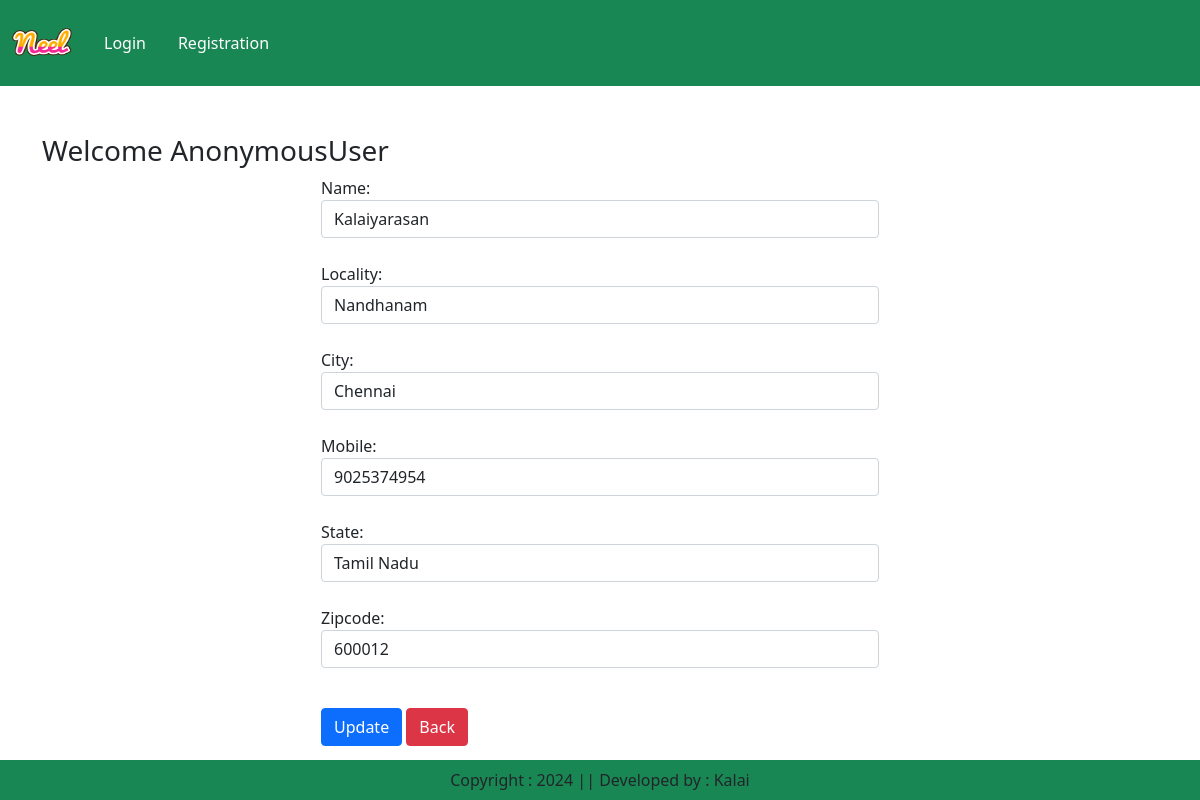
Screenshot of /updateAddress/1 with the database file from the repository.
### app/models.py (models this page shows, shortened)
class Customer(models.Model):
    user = models.ForeignKey(User, on_delete=models.CASCADE)
    name = models.CharField(max_length=200)
    locality = models.CharField(max_length=200)
    city = models.CharField(max_length=50)
    mobile = models.IntegerField(default=0)
    zipcode = models.IntegerField()  # Set a default value here
    state = models.CharField(choices=STATE_CHOICES, max_length=200, null=True, blank=True)

### app/views.py (the view, shortened to what this page needs)
# urls.py: path('updateAddress/<str:pk>',views.updateAddress.as_view(),name='updateAddress'),
class updateAddress(View):
    def get(self, request, pk):
        add = Customer.objects.get(pk=pk)
        form = CustomerProfileForm(instance=add)
        return render(request, 'app/updateAddress.html',locals())

### app/forms.py
class CustomerProfileForm(forms.ModelForm):
     class Meta:
        model = Customer
        fields = ['name', 'locality', 'city', 'mobile', 'state', 'zipcode']
        widgets = {
            'name': forms.TextInput(attrs={'class': 'form-control'}),
            'locality': forms.TextInput(attrs={'class': 'form-control'}),
            'city': forms.TextInput(attrs={'class': 'form-control'}),
            'mobile': forms.NumberInput(attrs={'class': 'form-control'}),
            'state': forms.Select(attrs={'class': 'form-control'}),
            'zipcode': forms.NumberInput(attrs={'class': 'form-control'}),
        }

### app/templates/app/updateAddress.html (shortened to what this page needs)
{% extends "app/base.html" %} {% load static %}  {% block main-content %}
<div class="container my-5">
  <div class="row">
    <h3>Welcome <span class="text-capitalize"> {{request.user}} </span></h3>
  </div>
  <div class="col-sm-6 offset-sm-3">
    <form action="" method="post">
      {% csrf_token %} {% for fm in form %} {{fm.label_tag}} {{fm}}
      <small class="text-danger"> {{fm.errors|striptags}} </small><br />
      {% endfor %}
      <div class="col-12 mt-3">
        <button type="submit" class="btn btn-primary">Update</button>
        <a href="{% url 'address' %}" type="button" class="btn btn-danger"
          >Back</a
        >
      </div>
    </form>
  </div>
</div>
{% endblock main-content %}

### rows the page displays
Customer: form "Kalaiyarasan" "Nandhanam" "Chennai" "9025374954" "Tamil Nadu" "600012"

### other values shown
{{ request.user }} "AnonymousUser"
{{ fm.label_tag }} "Name:" "Locality:" "City:" "Mobile:" "State:" "Zipcode:"
